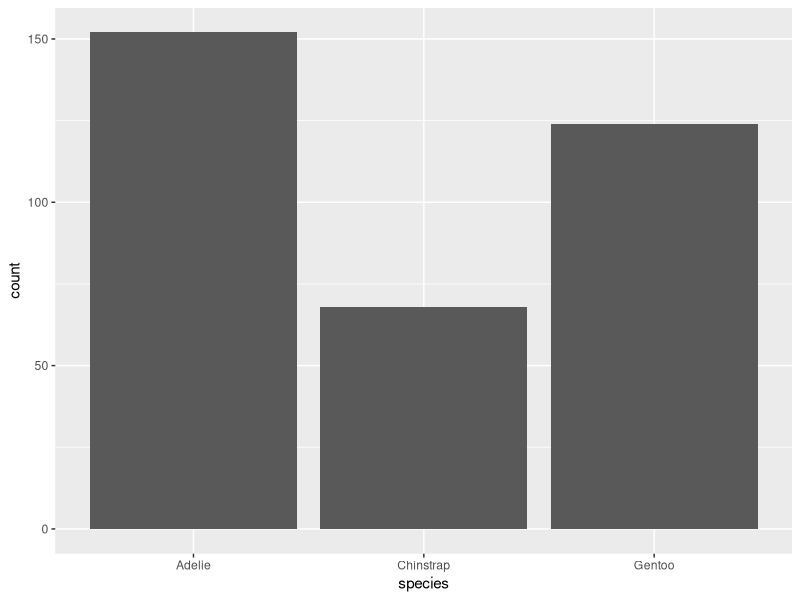
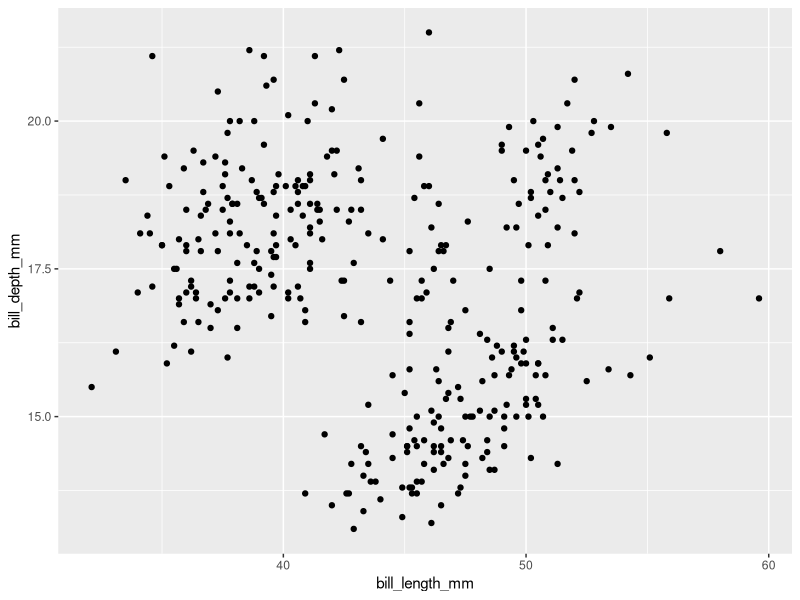
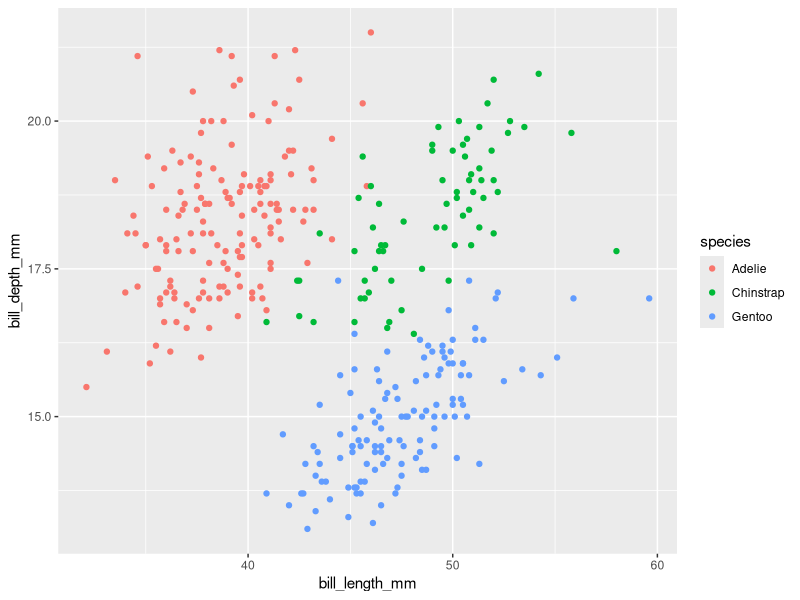
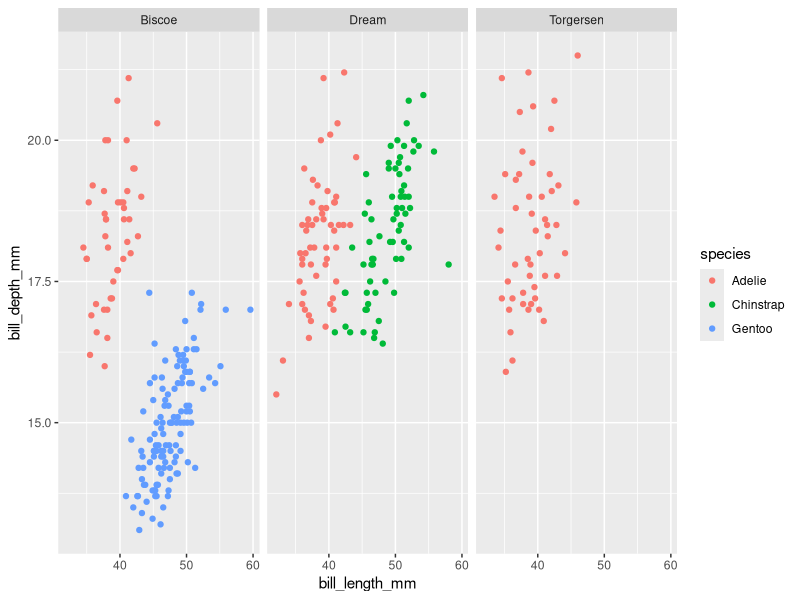

Recreate these plots in R, in order.
## ---- chunk 1
#| label: setup
#install.packages("palmerpenguins")
library(tidyverse)
library(palmerpenguins)
## ---- chunk 2
#| label: load-data

data(penguins)
## ---- chunk 3
#| label: barchart
ggplot(data=penguins, aes(x=species)) + 
  geom_bar()
## ---- chunk 4
#| label: scatterplot
ggplot(data=penguins, aes( x=bill_length_mm, y=bill_depth_mm)) +
  geom_point()
## ---- chunk 5
#| label: scatterplot-with-one-categorical-variable
ggplot(data=penguins, aes( x=bill_length_mm, y=bill_depth_mm, color = species)) +
  geom_point()
## ---- chunk 6
#| label: scatterplot-with-two-categorical-variables
ggplot(data=penguins, aes( x=bill_length_mm, y=bill_depth_mm, color = species)) +
  geom_point() +
  facet_wrap(~island)
